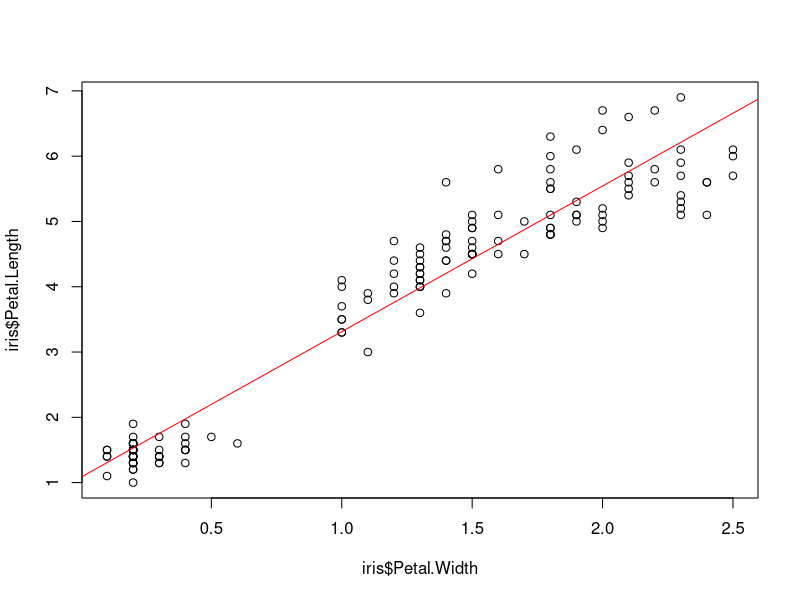

Here is the R script that generated this plot:
data(iris)
model <- lm(Petal.Length ~ Petal.Width, data = iris)
summary(model)
plot(iris$Petal.Width, iris$Petal.Length)
abline(model, col="red")
